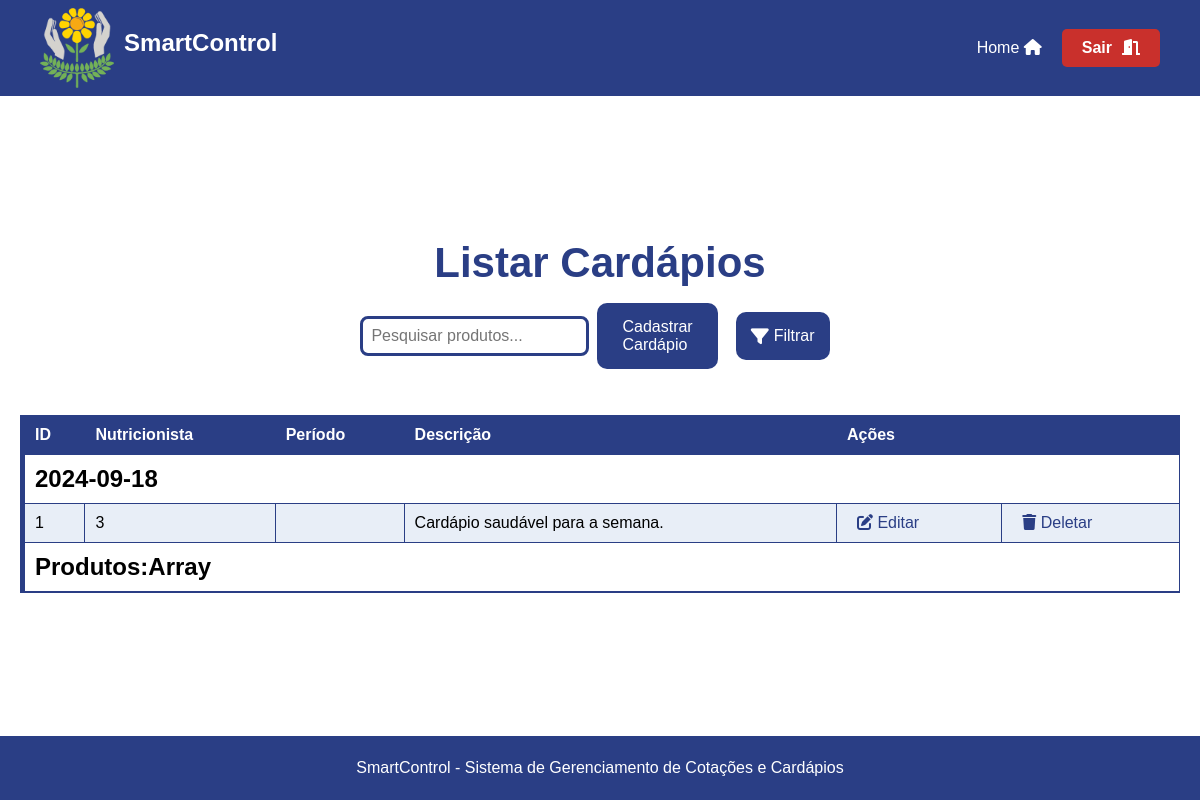
Before: /assets/view/pages/cardapio/listarCardapio/listarCardapio.php (signed in) with the older database file.
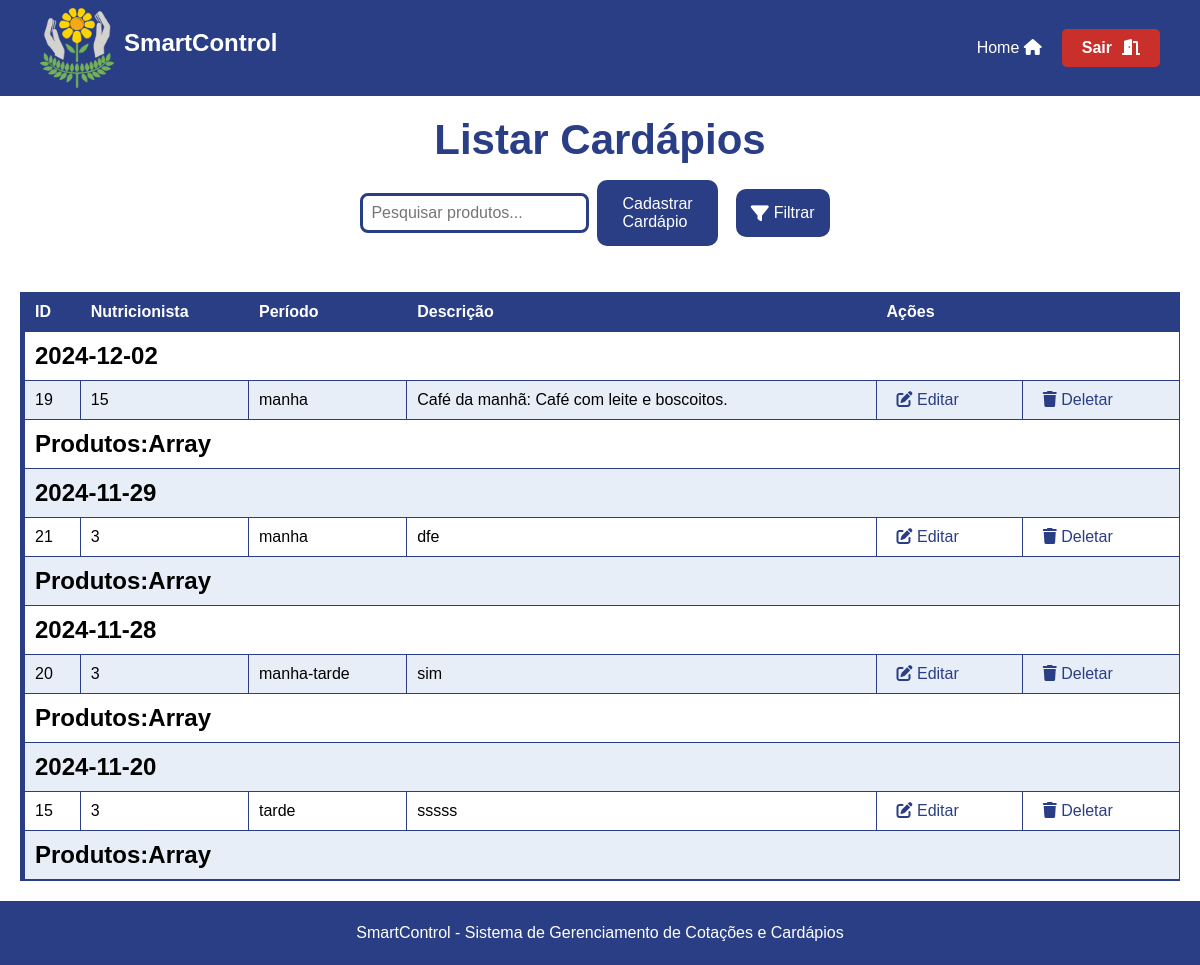
After: the same page with the newer database file.
### tables this page shows
CREATE TABLE `cardapios` (
  `id` int(11) NOT NULL,
  `nutricionista_id` int(11) NOT NULL,
  `dataC` date NOT NULL,
  `periodo` text NOT NULL,
  `descricao` text DEFAULT NULL,
  `data_criacao` timestamp NOT NULL DEFAULT current_timestamp()
);

### assets/model/Usuario.php (called while the page is built, shortened)
<?php
abstract class Usuario {
    protected $tipo_usuario;
    public function getTipoUsuario() {
        return $this->tipo_usuario;
    }
}
?>

### assets/model/pdo/DataBase.php (called while the page is built, shortened)
<?php
class Database {
    private $host = 'localhost';
    private $dbname = 'sistema_apae';
    private $username = 'root';
    private $password = '';
    public $conn;
    public function __construct()
    {
        try {
            $this->conn = new PDO("mysql:host=$this->host;dbname=$this->dbname", $this->username, $this->password);
            $this->conn->setAttribute(PDO::ATTR_ERRMODE, PDO::ERRMODE_EXCEPTION);
        } catch (PDOException $exception) {
            echo "Erro na conexão: " . $exception->getMessage();
        }
    }
    public function read($table, $columns = "*", $id = null, $where = null) {
        $sql = "SELECT $columns FROM $table";
        try {
            $stmt = $this->conn->prepare($sql);
            $stmt->execute();
            return $stmt->fetchAll(PDO::FETCH_ASSOC);
        } catch (PDOException $exception) {
            echo "Erro ao ler: " . $exception->getMessage();
            return false;
        }
    }
}
?>

### assets/controller/userController.php (called while the page is built, shortened)
<?php
require_once __DIR__ . '/../model/Usuario.php';
require_once __DIR__ . '/../model/pdo/DataBase.php';
class ControladorUsuarios
{
    private $banco;
    public function __construct() {
        $this->banco = new DataBase;
    }
    public function obterPermissoes($tipo_usuario) {
        $conn = $this->banco->conn;
        $sql = "SELECT * FROM permissoes WHERE tipo_usuario = :tipo_usuario";
        $stmt = $conn->prepare($sql);
        $stmt->bindParam(":tipo_usuario", $tipo_usuario);
        $stmt->execute();
        $permissoes = $stmt->fetch(PDO::FETCH_ASSOC);
        return $permissoes;
    }
}
?>

### assets/model/utils.php (called while the page is built)
<?php
require_once __DIR__ . "/../controller/userController.php";
function verificarPermissao($tipo_usuario, $acao) {
    $controler = new ControladorUsuarios();
    $permissoes = $controler->obterPermissoes($tipo_usuario);
    return isset($permissoes[$acao]) && $permissoes[$acao] == 1;
}
?>

### assets/controller/cardapioController.php (called while the page is built, shortened)
<?php
require_once __DIR__ . "/../model/pdo/Database.php";
require_once __DIR__ . "/../model/Cardapio.php";
class cardapioController {
    private $db;
    public function __construct() {
        $this->db = new Database();
    }
    public function listarcardapios() {
        $todosCardapio = $this->db->read("cardapios");
        usort($todosCardapio, function($a, $b) {
            return strtotime($a['dataC']) - strtotime($b['dataC']);
        });
        $arr = [];
        foreach($todosCardapio as $cardapio) {
            $novocardapio = new Cardapio($cardapio['id'], $cardapio['nutricionista_id'], $cardapio['dataC'], $cardapio['periodo'], $cardapio['descricao']);
            $arr[] = $novocardapio;
        }
        return $arr;
    }
}
?>

### assets/model/Cardapio.php (called while the page is built, shortened)
<?php
class Cardapio {
private $id;
private $nutricionista_id;
private $dataC;
private $periodo;
private $descricao;
public function __construct($id = null, $nutricionista_id = null, $dataC = null, $periodo = null, $descricao = null) {
    $this->id = $id;
    $this->nutricionista_id = $nutricionista_id;
    $this->dataC = $dataC;
    $this->periodo = $periodo;
    $this->descricao = $descricao;
}
public function getId() {
    return $this->id;
}
public function getNutricionistaId() {
    return $this->nutricionista_id;
}
public function getDataC() {
    return $this->dataC;
}
public function getPeriodo() {
    return $this->periodo;
}
public function getDescricao() {
    return $this->descricao;
}
}
?>

### assets/controller/produtoController.php (called while the page is built, shortened)
<?php
require_once __DIR__ . '/../model/pdo/DataBase.php';
class ControladorProdutos{
    private $bd;
    public function __construct() {
        $this->bd = new Database();
    }
    public function verCadProdutos(){
        $todosCadProdutos = $this->bd->read("cardapio_produtos");
        $arr = [];
        foreach($todosCadProdutos as $Cadproduto){
            $novoProduto = new Cardapio_produtos($Cadproduto['id'], $Cadproduto['cardapio_id'], $Cadproduto['produto_id'], $Cadproduto['quantidade']);
            $arr[] = $novoProduto;
        }
        return $arr;
    }
}
?>

### assets/view/pages/cardapio/listarCardapio/listarCardapio.php (the view, shortened to what this page needs)
<?php
    require_once __DIR__ . '/../../../../controller/cardapioController.php';
    require_once __DIR__ . "/../../../../controller/userController.php";
    require_once __DIR__ . "/../../../../controller/produtoController.php";
    require_once __DIR__ . "/../../../../controller/pageController.php";
    require_once __DIR__ . "/../../../../model/utils.php";
    $user = $_SESSION['user'];
    $tipo_usuario = $user->getTipoUsuario();
    $podeGerenciarCardapios = verificarPermissao($tipo_usuario, 'gerenciar_cardapios');
    $cardapioController = new cardapioController();
    $controladorProduto = new ControladorProdutos();
    $cardapios = $cardapioController->listarcardapios();
    usort($cardapios, function($a, $b) {
        return strtotime($b->getDataC()) - strtotime($a->getDataC());
    });
?>
<!DOCTYPE html>
<html lang="pt-br">
<head>
    <link rel="stylesheet" href="../../styles/ListarStyle.css">
    <link rel="stylesheet" href="https://cdnjs.cloudflare.com/ajax/libs/font-awesome/6.0.0-beta3/css/all.min.css">
</head>
<body>
    <?php renderHeader(); ?>
    <main>
        <h1>Listar Cardápios</h1>
        <section class="search">
            <input type="text" id="search-input" name="search" placeholder="Pesquisar produtos...">
        <section class="add-user">
        <?php if ($podeGerenciarCardapios): ?>
            <a href="../cadastrarCardapio/cadCardapio.php" class="add-user-btn">Cadastrar Cardápio</a>
            <?php endif; ?>
            </section>
            <section class="filter">
            <button class="filter-btn" onclick="toggleFilterMenu()">
                <i class="fas fa-filter"></i> Filtrar
            </button>
            </section>
        </section>
        <table>
            <thead>
                <tr>
                    <th>ID</th>
                    <th>Nutricionista</th>
                    <th>Período</th>
                    <th>Descrição</th>
                    <?php if ($podeGerenciarCardapios): ?>
                        <th colspan="2">Ações</th>
                    <?php endif; ?>
                </tr>
            </thead>
            <tbody>
                <?php
                if ($cardapios) {
                    foreach ($cardapios as $cardapio) {
                        echo "<tr>";
                        echo "<td colspan='7'><h2>{$cardapio->getDataC()}</h2></td>";
                        echo "</tr>";
                        echo "<tr>";
                        echo "<td>{$cardapio->getId()}</td>";
                        echo "<td>{$cardapio->getNutricionistaId()}</td>";
                        echo "<td>{$cardapio->getPeriodo()}</td>";
                        echo "<td>{$cardapio->getDescricao()}</td>";
                        if ($podeGerenciarCardapios) {
                            echo "<td><a href='../editarCardapio/editCardapio.php?id={$cardapio->getId()}&nutricionista_id={$cardapio->getNutricionistaId()}' class='acao-editar'><i class='fas fa-edit'></i> Editar </a></td>";
                            echo "<td><a href='../deleteCardapio/delCardapio.php?id={$cardapio->getId()}' class='acao-deletar'><i class='fas fa-trash'></i> Deletar </a></td>";
                        }
                        echo "</tr>";
                        echo "<tr>";
                        echo "<td colspan='7'><h2>Produtos:{$controladorProduto->verCadProdutos()}</h2></td>";
                        echo "</tr>";
                    }
                } else {
                    echo "<tr><td colspan='7'>Nenhum cardápio encontrado.</td></tr>";
                }
                ?>
            </tbody>
        </table>
    </main>
    <?php renderFooter(); ?>
</body>
</html>

### assets/controller/pageController.php
<?php
function renderHeader() {
    echo '
<header>
    <section class="header-container">
        <section class="logo-container">
            <img src="../../../../../src/logo_sem_fundo.png" alt="Logo do SmartControl" class="logo">
            <h1 class="system-name">SmartControl</h1>
        </section>
        <section class="user-info">
        <a href="../../principal/principal.php" class="home-btn"> Home <i class="fas fa-home"></i></a>
            <a href="../../logout.php" class="logout-btn"> Sair <i class="fas fa-door-open"></i></a>
        </section>
    </section>
</header>
';
}
function renderFooter() {
    echo '
    <footer>
        <p>SmartControl - Sistema de Gerenciamento de Cotações e Cardápios</p>
    </footer>
</body>
</html>
';
}
?>

### assets/view/pages/styles/ListarStyle.css (style rules this page uses)
h1 { width: 100%; color: var(--darkblue); text-align: center; margin-bottom: 10px; font-size: 42px; }
body { height: 100vh; }
main { display: flex; justify-content: center; align-items: center; flex-direction: column; padding: 20px; min-height: 80vh; }
table { width: 100%; border-collapse: collapse; margin: 20px; font-size: 18px; text-align: left; }
table thead tr { background-color: var(--darkblue); color: var(--white); text-align: left; font-weight: bold; border-left: 5px solid var(--darkblue); }
table th, table td { padding: 12px 15px; border: 1px solid var(--darkblue); }
table tbody tr { border-bottom: 1px solid var(--darkblue); border-left: 5px solid var(--darkblue); }
table tbody tr:nth-of-type(even) { background-color: var(--lightwhite); }
table tbody tr:last-of-type { border-bottom: 2px solid var(--darkblue); }
.search { width: 35%; display: flex; justify-content: center; align-items: center; flex-direction: row; padding: 5px; margin-bottom: 20px; gap: 8px; border-radius: 8px; }
#search-input { flex: 2; padding: 8px; font-size: 16px; border: 3px solid var(--darkblue); border-radius: 8px; max-width: 300px; box-sizing: border-box; }
.search button { margin: 10px; padding: 15px 15px; background: var(--darkblue); border-radius: 10px; color: var(--white); font-size: 16px; border: none; display: inline-flex; align-items: center; gap: 5px; transition: background 0.3s, transform 0.2s; }
.add-quote, .add-product, .add-user { display: flex; flex-direction: column; align-items: center; color: var(--white); justify-content: center; }
button { border: none; cursor: pointer; border-radius: 20px; padding: 0px 10px 0px 10px; background: var(--darkblue); text-align: center; color: var(--white); }
.add-quote-btn, .add-product-btn, .add-user-btn { padding: 15px 25px; font-size: 16px; background: var(--darkblue); color: var(--white); border: none; border-radius: 10px; cursor: pointer; transition: background-color 0.3s ease; text-decoration: none; display: inline-flex; align-items: center; gap: 5px; }
table tbody td a { padding: 5px 10px; border-radius: 4px; color: var(--darkblue); text-decoration: none; transition: background-color 0.3s ease; }
.filter { flex: 0.5; display: inline-block; position: relative; }
.filter-btn { background-color: var(--darkblue); color: var(--white); border: none; padding: 10px 15px; border-radius: 5px; cursor: pointer; font-size: 16px; display: flex; align-items: center; gap: 5px; }
.filter-btn i { font-size: 18px; }
table { width: 100%; border-collapse: collapse; margin: 0 auto; margin-top: 20px; font-size: 16px; text-align: left; }
table th, table td { padding: 10px; white-space: nowrap; }
table thead tr { background-color: var(--darkblue); color: var(--white); border-left: 5px solid var(--darkblue); }

### assets/view/pages/global.css (style rules this page uses)
* { margin: 0; padding: 0; box-sizing: border-box; font-family: 'Arial', sans-serif; }
:root { --yellow: #fbde04; --lightyellow: #f9e79f; --lightgray: #bebcaf; --orange: #fdb813; --darkblue: #2a3e85; --green: #65b560; --lightblue: #3e9bd4; --superlightblue: #d0e1f9; --red: #ff0000; --darkred: #c9302c; --white: #ffffff; --black: #000000; --darkgray: #333333; --lightwhite:#e8eef7; --superdarkblue: #324a89; --gray: #555555; }
header { background-color: var(--darkblue); color: var(--white); padding: 10px 20px; height: 12%; width: 100%; align-items: center; display: flex; justify-content: space-between; }
.header-container { width: 100%; padding: 10px 20px; display: flex; justify-content: space-between; align-items: center; color: var(--white); }
.logo-container { display: flex; align-items: center; }
.logo { height: 80px; width: auto; margin-right: 10px; }
.system-name { font-size: 1.5rem; font-weight: bold; color: var(--white); }
.user-info { display: flex; align-items: center; padding: 0; background-color: transparent; }
.logout-btn { display: flex; background-color: var(--darkred); color: var(--white); padding: 10px 20px; border-radius: 5px; text-decoration: none; font-weight: bold; transition: background-color 0.2s ease, transform 0.2s ease; }
.logout-btn i { margin-left: 10px; }
.home-btn { padding: 10px 20px; background-color: var(--darkblue); color: var(--white); font-size: 1rem; cursor: pointer; text-decoration: none; transition: background-color 0.3s ease; }
footer { text-align: center; padding: 20px; height: 8%; display: flex; align-items: center; justify-content: center; flex-direction: column; background-color: var(--darkblue); color: var(--white); width: 100%; bottom: 0; }

Changed rows visible on the page:
removed cardapios: dataC "2024-09-18", id "1", nutricionista "3", descricao "Cardápio saudável para a semana.", verCadProdutos "Array"
added cardapios: dataC "2024-12-02", id "19", nutricionista "15", periodo "manha", descricao "Café da manhã: Café com leite e boscoitos.", verCadProdutos "Array"
added cardapios: dataC "2024-11-29", id "21", nutricionista "3", periodo "manha", descricao "dfe", verCadProdutos "Array"
added cardapios: dataC "2024-11-28", id "20", nutricionista "3", periodo "manha-tarde", descricao "sim", verCadProdutos "Array"
added cardapios: dataC "2024-11-20", id "15", nutricionista "3", periodo "tarde", descricao "sssss", verCadProdutos "Array"
